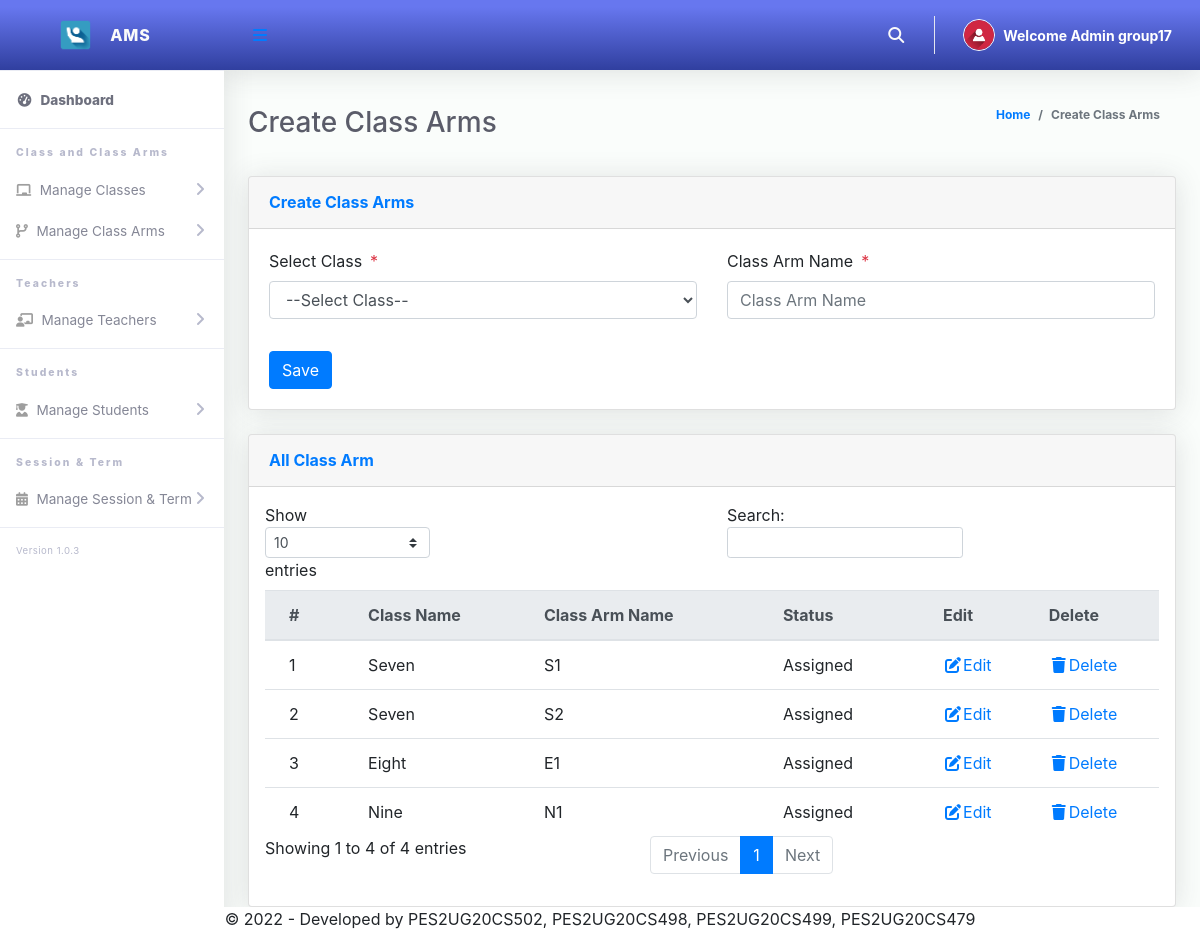
/Admin/createClassArms.php (signed in), run on the app's committed database.
### tables this page shows
CREATE TABLE `tblclassarms` (
  `Id` int(10) NOT NULL,
  `classId` varchar(10) NOT NULL,
  `classArmName` varchar(255) NOT NULL,
  `isAssigned` varchar(10) NOT NULL
);

CREATE TABLE `tblclass` (
  `Id` int(10) NOT NULL,
  `className` varchar(255) NOT NULL
);

### Admin/createClassArms.php (the view, shortened to what this page needs)
<?php
include '../Includes/dbcon.php';
?>
<!DOCTYPE html>
<html lang="en">
<head>
  <link href="../vendor/fontawesome-free/css/all.min.css" rel="stylesheet" type="text/css">
  <link href="../vendor/bootstrap/css/bootstrap.min.css" rel="stylesheet" type="text/css">
  <link href="css/ruang-admin.min.css" rel="stylesheet">
</head>
<body id="page-top">
  <div id="wrapper">
      <?php include "Includes/sidebar.php";?>
    <div id="content-wrapper" class="d-flex flex-column">
      <div id="content">
       <?php include "Includes/topbar.php";?>
        <div class="container-fluid" id="container-wrapper">
          <div class="d-sm-flex align-items-center justify-content-between mb-4">
            <h1 class="h3 mb-0 text-gray-800">Create Class Arms</h1>
            <ol class="breadcrumb">
              <li class="breadcrumb-item"><a href="./">Home</a></li>
              <li class="breadcrumb-item active" aria-current="page">Create Class Arms</li>
            </ol>
          </div>
          <div class="row">
            <div class="col-lg-12">
              <div class="card mb-4">
                <div class="card-header py-3 d-flex flex-row align-items-center justify-content-between">
                  <h6 class="m-0 font-weight-bold text-primary">Create Class Arms</h6>
                </div>
                <div class="card-body">
                  <form method="post">
                    <div class="form-group row mb-3">
                        <div class="col-xl-6">
                        <label class="form-control-label">Select Class<span class="text-danger ml-2">*</span></label>
                         <?php
                        $qry= "SELECT * FROM tblclass ORDER BY className ASC";
                        $result = $conn->query($qry);
                        $num = $result->num_rows;
                        if ($num > 0){
                          echo ' <select required name="classId" class="form-control mb-3">';
                          echo'<option value="">--Select Class--</option>';
                                  echo '</select>';
                              }
                            ?>
                        </div>
                        <div class="col-xl-6">
                        <label class="form-control-label">Class Arm Name<span class="text-danger ml-2">*</span></label>
                      <input type="text" class="form-control" name="classArmName" value="<?php echo $row['classArmName'];?>" id="exampleInputFirstName" placeholder="Class Arm Name">
                        </div>
                    </div>
                      <?php
                    if (isset($Id))
                    {
                    ?>
                    <button type="submit" name="update" class="btn btn-warning">Update</button>
                    &nbsp;&nbsp;&nbsp;&nbsp;&nbsp;&nbsp;&nbsp;&nbsp;&nbsp;&nbsp;
                    <?php
                    } else {
                    ?>
                    <button type="submit" name="save" class="btn btn-primary">Save</button>
                    <?php
                    }
                    ?>
                  </form>
                </div>
              </div>
                 <div class="row">
              <div class="col-lg-12">
              <div class="card mb-4">
                <div class="card-header py-3 d-flex flex-row align-items-center justify-content-between">
                  <h6 class="m-0 font-weight-bold text-primary">All Class Arm</h6>
                </div>
                <div class="table-responsive p-3">
                  <table class="table align-items-center table-flush table-hover" id="dataTableHover">
                    <thead class="thead-light">
                      <tr>
                        <th>#</th>
                        <th>Class Name</th>
                        <th>Class Arm Name</th>
                         <th>Status</th>
                        <th>Edit</th>
                        <th>Delete</th>
                      </tr>
                    </thead>
                    <tbody>
                  <?php
                      $query = "SELECT tblclassarms.Id,tblclassarms.isAssigned,tblclass.className,tblclassarms.classArmName
                      FROM tblclassarms
                      INNER JOIN tblclass ON tblclass.Id = tblclassarms.classId";
                      $rs = $conn->query($query);
                      $num = $rs->num_rows;
                      $sn=0;
                      $status="";
                      if($num > 0)
                      {
                        while ($rows = $rs->fetch_assoc())
                          {
                              if($rows['isAssigned'] == '1'){$status = "Assigned";}else{$status = "UnAssigned";}
                             $sn = $sn + 1;
                            echo"
                              <tr>
                                <td>".$sn."</td>
                                <td>".$rows['className']."</td>
                                <td>".$rows['classArmName']."</td>
                                <td>".$status."</td>
                                <td><a href='?action=edit&Id=".$rows['Id']."'><i class='fas fa-fw fa-edit'></i>Edit</a></td>
                                <td><a href='?action=delete&Id=".$rows['Id']."'><i class='fas fa-fw fa-trash'></i>Delete</a></td>
                              </tr>";
                          }
                      }
                      else
                      {
                           echo
                           "<div class='alert alert-danger' role='alert'>
                            No Record Found!
                            </div>";
                      }
                      ?>
                    </tbody>
                  </table>
                </div>
              </div>
            </div>
            </div>
          </div>
        </div>
      </div>
       <?php include "Includes/footer.php";?>
    </div>
  </div>
</body>
</html>

### Admin/Includes/topbar.php (shortened to what this page needs)
<?php
  $query = "SELECT * FROM tbladmin WHERE Id = ".$_SESSION['userId']."";
  $rs = $conn->query($query);
  $rows = $rs->fetch_assoc();
  $fullName = $rows['firstName']." ".$rows['lastName'];
?>
<nav class="navbar navbar-expand navbar-light bg-gradient-primary topbar mb-4 static-top">
          <button id="sidebarToggleTop" class="btn btn-link rounded-circle mr-3">
            <i class="fa fa-bars"></i>
          </button>
          <ul class="navbar-nav ml-auto">
            <li class="nav-item dropdown no-arrow">
              <a class="nav-link dropdown-toggle" href="#" id="searchDropdown" role="button" data-toggle="dropdown"
                aria-haspopup="true" aria-expanded="false">
                <i class="fas fa-search fa-fw"></i>
              </a>
            </li>
            <li class="nav-item dropdown no-arrow">
              <a class="nav-link dropdown-toggle" href="#" id="userDropdown" role="button" data-toggle="dropdown"
                aria-haspopup="true" aria-expanded="false">
                <img class="img-profile rounded-circle" src="img/user-icn.png" style="max-width: 60px">
                <span class="ml-2 d-none d-lg-inline text-white small"><b>Welcome <?php echo $fullName;?></b></span>
              </a>
            </li>
          </ul>
        </nav>

### data on the page
tblclassarms: classId.className "Seven", classArmName "S1", isAssigned "Assigned"
tblclassarms: classId.className "Seven", classArmName "S2", isAssigned "Assigned"
tblclassarms: classId.className "Eight", classArmName "E1", isAssigned "Assigned"
tblclassarms: classId.className "Nine", classArmName "N1", isAssigned "Assigned"

### other printed values
$fullName "Admin group17"
